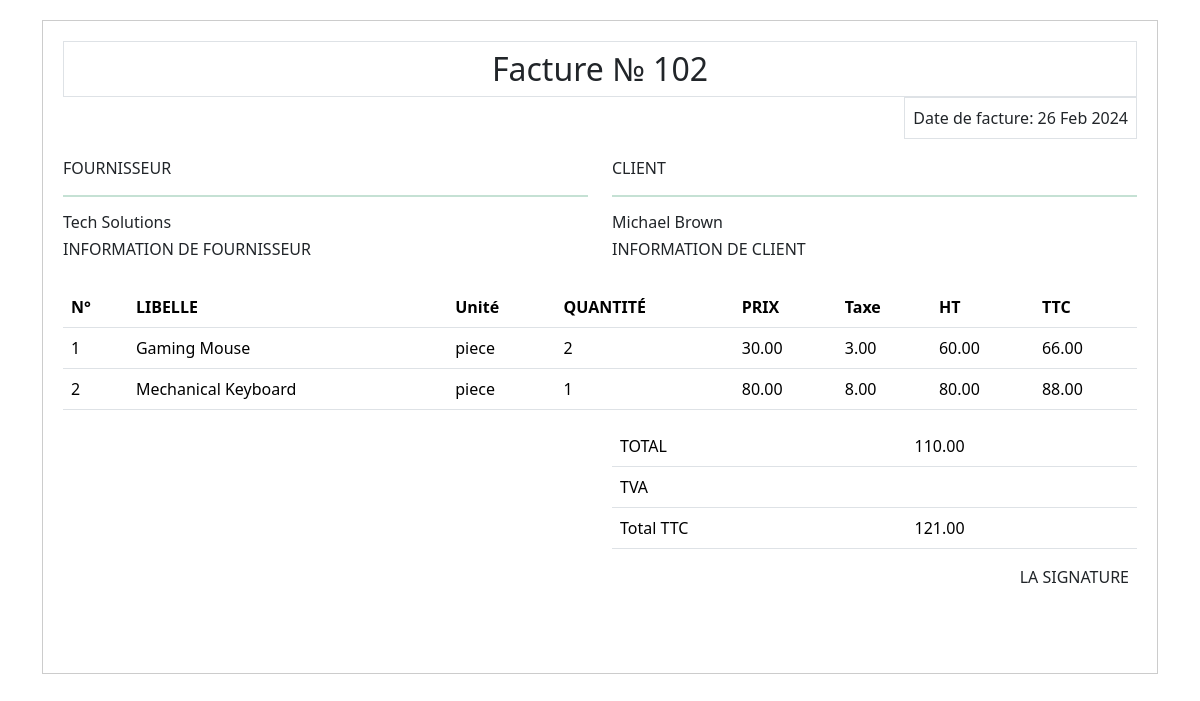
/print/102/, run on the app's committed database.
### cosider/models.py (models this page shows)
class Invoice(models.Model):
    invoice_id = models.CharField(max_length=100)
    invoice_date = models.DateField()
    client_name = models.CharField(max_length=100)
    supplier_name = models.CharField(max_length=100)
    total_amount = models.DecimalField(max_digits=10, decimal_places=2)
    total_ht = models.DecimalField(default=0, max_digits=10, decimal_places=2)

class InvoiceItem(models.Model):
    invoice = models.ForeignKey(Invoice, on_delete=models.CASCADE)
    item_label = models.CharField(max_length=100)
    item_unit = models.CharField(max_length=50)
    quantity = models.IntegerField()
    price = models.DecimalField(max_digits=10, decimal_places=2)
    tax = models.DecimalField(max_digits=5, decimal_places=2)
    total_item_amount = models.DecimalField(max_digits=10, decimal_places=2)
    total_price_ht = models.DecimalField(default=0, max_digits=10, decimal_places=2)

### cosider/views.py (the view)
# urls.py: path('print/<str:invoice_id>/', views.print_invoice, name='print_invoice'),
@csrf_exempt
def print_invoice(request, invoice_id):
    invoice = get_object_or_404(Invoice, invoice_id=invoice_id)
    context = {'invoice': invoice}
    return render(request, 'print_invoice.html', context)

### templates/print_invoice.html (shortened to what this page needs)
<!DOCTYPE html>
<html lang="en">
<head>
    <link href="https://cdn.jsdelivr.net/npm/bootstrap@5.3.3/dist/css/bootstrap.min.css" rel="stylesheet">
</head>
<body>
    <div class="container">
        <div class="invoice-details">
            <div class="invoice-header d-flex flex-column">
                <h2 class="text-center p-2 border mb-0">Facture № {{ invoice.invoice_id }}</h2>
                <p class="p-2 border align-self-center mb-0 text-end" style="margin-left: auto;">Date de facture: {{ invoice.invoice_date|date:"d M Y" }}</p>
            </div>
            <div class="row">
                <div class="col">
                    <h6>FOURNISSEUR</h6>
                    <hr class="border border-success">
                    <h6>{{ invoice.supplier_name }}</h6>
                    <h6>INFORMATION DE FOURNISSEUR</h6>
                </div>
                <div class="col">
                    <h6>CLIENT</h6>
                    <hr class="border border-success">
                    <h6>{{ invoice.client_name }}</h6>
                    <h6>INFORMATION DE CLIENT</h6>
                </div>
            </div>
            <div class="invoice-items">
                <table class="table">
                    <thead>
                        <tr>
                            <th scope="col">N°</th>
                            <th scope="col">LIBELLE</th>
                            <th scope="col">Unité</th>
                            <th scope="col">QUANTITÉ</th>
                            <th scope="col">PRIX</th>
                            <th scope="col">Taxe</th>
                            <th scope="col">HT</th>
                            <th scope="col">TTC</th>
                        </tr>
                    </thead>
                    <tbody>
                        {% for item in invoice.invoiceitem_set.all %}
                        <tr>
                            <td>{{ forloop.counter }}</td>
                            <td>{{ item.item_label }}</td>
                            <td>{{ item.item_unit }}</td>
                            <td>{{ item.quantity }}</td>
                            <td>{{ item.price }}</td>
                            <td>{{ item.tax }}</td>
                            <td>{{ item.total_price_ht}}</td>
                            <td>{{ item.total_item_amount }}</td>
                        </tr>
                        {% endfor %}
                    </tbody>
                </table>
            </div>
        <div class="row invoice-table">
            <div class="col-md-6 offset-md-6">
                <table class="table">
                    <tbody>
                        <tr>
                            <td>TOTAL</td>
                            <td>{{ invoice.total_ht }}</td>
                        </tr>
                        <tr>
                            <td>TVA</td>
                            <td></td>
                        </tr>
                        <tr>
                            <td>Total TTC</td>
                            <td>{{ invoice.total_amount }}</td>
                        </tr>
                    </tbody>
                </table>
            </div>
        </div>
        <div class="row signature">
            <div class="col text-end mt-0 mb-3 me-2 pb-5">
                LA SIGNATURE
            </div>
        </div>
        </div>
        </div>
</body>
</html>

### templates/print_invoice.html (style rules this page uses)
.container { margin-top: 20px; }
.invoice-details { border: 1px solid #ccc; padding: 20px; margin-bottom: 20px; }
.invoice-header { margin-bottom: 20px; }
.invoice-items { margin-top: 20px; }

### data on the page
Invoice: invoice_id "102", invoice_date "26 Feb 2024", supplier_name "Tech Solutions", client_name "Michael Brown", total_ht "110.00", total_amount "121.00"
InvoiceItem: item_label "Gaming Mouse", item_unit "piece", quantity "2", price "30.00", tax "3.00", total_price_ht "60.00", total_item_amount "66.00"
InvoiceItem: item_label "Mechanical Keyboard", item_unit "piece", quantity "1", price "80.00", tax "8.00", total_price_ht "80.00", total_item_amount "88.00"
